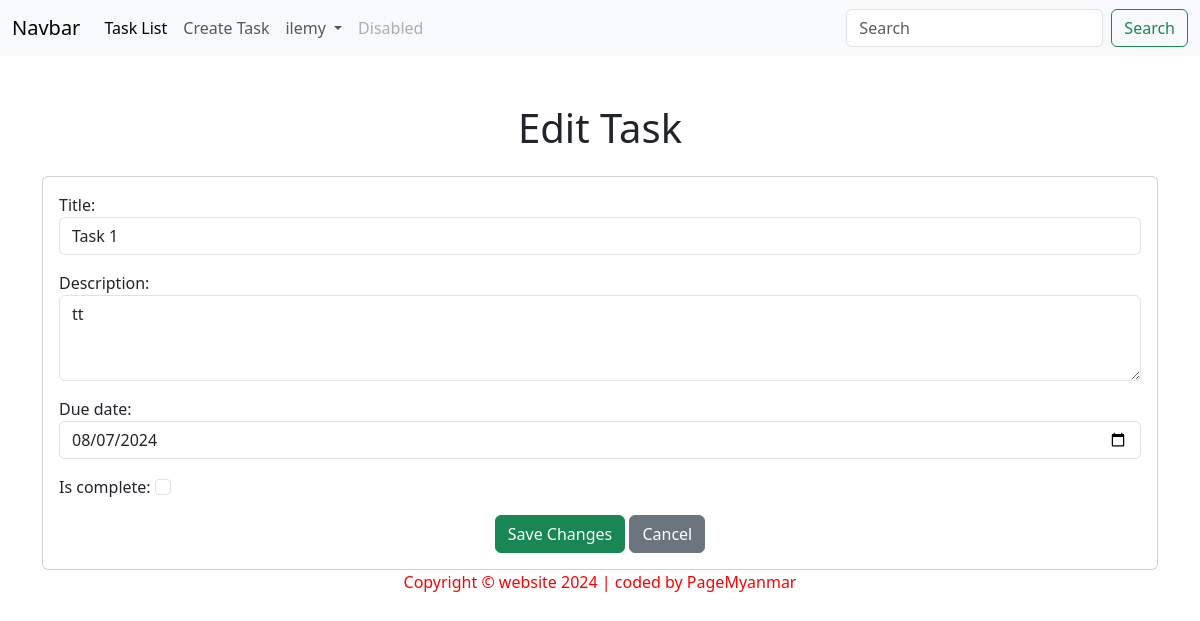
The page /myapp/tasks/34/edit/ (signed in) on the database its author committed.
### myapp/models.py (models this page shows, shortened)
class Task(models.Model):
    title = models.CharField(max_length=200)
    description = models.TextField(blank=True)
    created_at = models.DateTimeField(auto_now_add=True)
    due_date = models.DateTimeField(null=True, blank=True)
    is_complete = models.BooleanField(default=False)

### myapp/views.py (the view)
# urls.py: path('tasks/<int:id>/edit/', views.task_edit, name='task_edit'),
@login_required(login_url='login')
def task_edit(request, id):
    task = get_object_or_404(Task, id=id)
    if request.method == 'POST':
        form = TaskForm(request.POST, instance=task)
        if form.is_valid():
            form.save()
            return redirect('task_list')  # Redirect to the task list after saving
    else:
        form = TaskForm(instance=task)
    return render(request, 'task_edit.html', {'form': form, 'task': task})

### myapp/forms.py
class TaskForm(forms.ModelForm):
    class Meta:
        model = Task
        fields = ['title', 'description', 'due_date', 'is_complete']  # Include the fields you want to edit
        widgets = {
            'title': forms.TextInput(attrs={'class': 'form-control'}),
            'description': forms.Textarea(attrs={'class': 'form-control', 'rows': 3}),
            'due_date': forms.DateInput(attrs={'class': 'form-control', 'type': 'date'}),
            'is_complete': forms.CheckboxInput(attrs={'class': 'form-check-input'}),
        }

### myapp/templates/task_edit.html (shortened to what this page needs)
{% extends 'base.html' %}
{% block body %}
    <div class="container mt-5">
        <h1 class="text-center mb-4">Edit Task</h1>
        <div class="card">
            <div class="card-body">
                <form method="post">
                    {{ form.as_p }}
                    <div class="text-center">
                        <button type="submit" class="btn btn-success">Save Changes</button>
                        <a href="{% url 'task_list' %}" class="btn btn-secondary">Cancel</a>
                    </div>
                </form>
            </div>
        </div>
    </div>
{% endblock %}

### templates/header.html (shortened to what this page needs)
<nav class="navbar navbar-expand-lg bg-body-tertiary">
  <div class="container-fluid">
      <a class="navbar-brand" href="#">Navbar</a>
      <div class="collapse navbar-collapse" id="navbarSupportedContent">
          <ul class="navbar-nav me-auto mb-2 mb-lg-0">
              <li class="nav-item">
                  <a class="nav-link active" aria-current="page" href="{% url 'task_list' %}">Task List</a>
              </li>
              <li class="nav-item">
                  <a class="nav-link" href="{% url 'task_create' %}">Create Task</a>
              </li>
              {% if user.is_authenticated %}
              <li class="nav-item dropdown">
                <a class="nav-link dropdown-toggle" href="#" role="button" data-bs-toggle="dropdown" aria-expanded="false">
                  {{ user.username}}
                </a>
              </li>
              {% else %}
              <li>
                <a class="nav-link" href="{% url 'login' %}">Login</a>
              </li>
              {% endif %}
              <li class="nav-item">
                  <a class="nav-link disabled" aria-disabled="true">Disabled</a>
              </li>
          </ul>
          <form class="d-flex" role="search">
              <input class="form-control me-2" type="search" placeholder="Search" aria-label="Search">
              <button class="btn btn-outline-success" type="submit">Search</button>
          </form>
      </div>
  </div>
</nav>

### rows shown on the page
Task: title "Task 1", description "tt", due_date "08/07/2024"

### other values the page prints
{{ user.username }} "ilemy"
